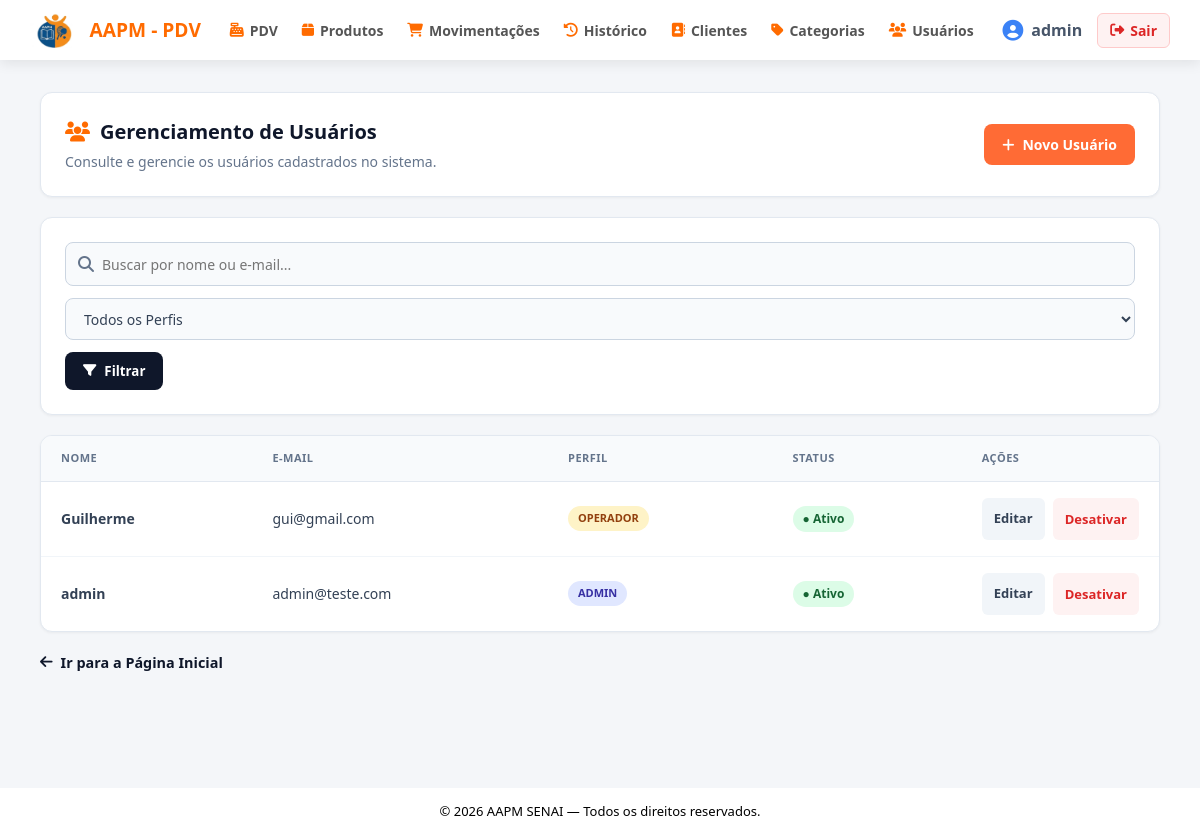
The app's page /usuarios/?pagina=2&por_pagina=2&busca=&role= (signed in), older data.
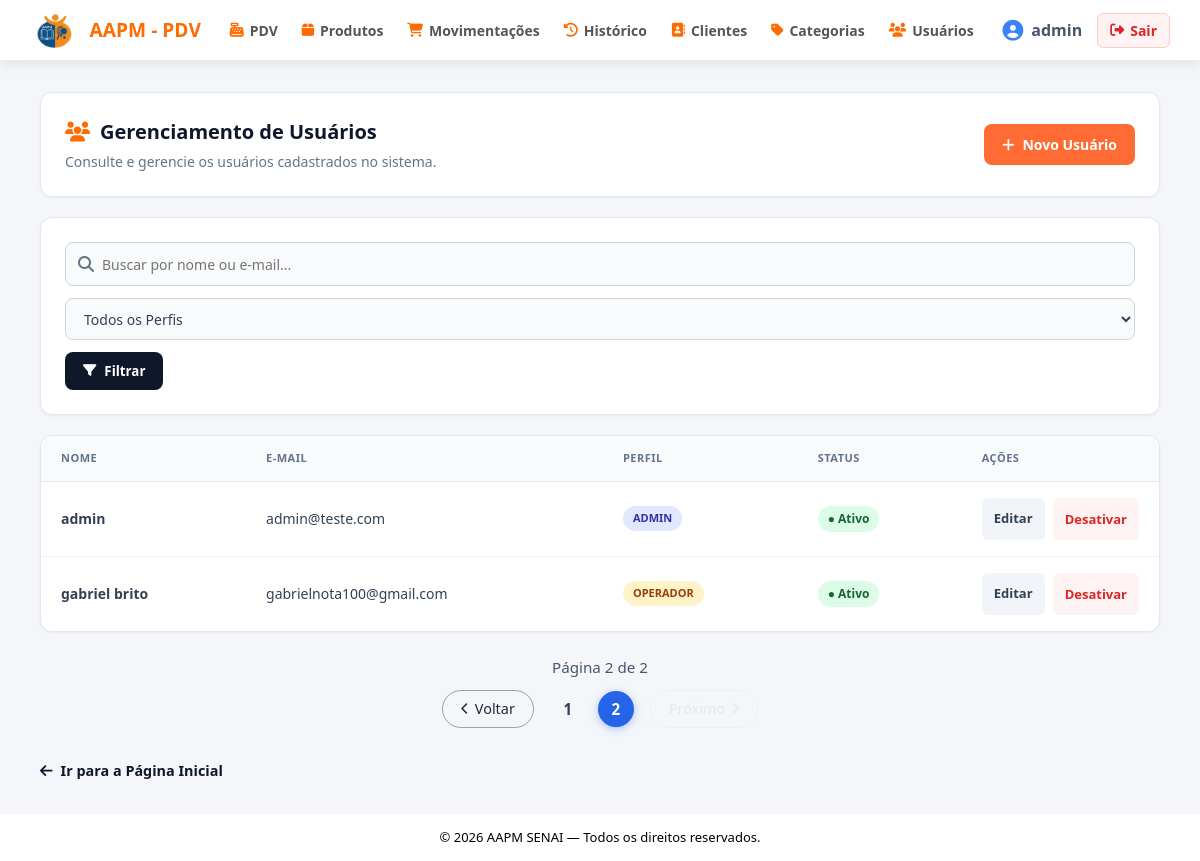
The same page, newer data.
### app/models/usuarios.py (models this page shows)
class Usuario(Base):
    __tablename__ = "usuarios"
    id = Column(Integer, primary_key=True, autoincrement=True)
    nome = Column(String(100), nullable=False)
    email = Column(String(150), unique=True, nullable=False)
    senha_hash = Column(String(255), nullable=False)
    role = Column(String(20), nullable=False, default="operador")
    ativo = Column(Boolean, default=True)
    criando_em = Column(DateTime, server_default=func.now())

### app/controllers/usuario_controller.py (the view)
@router.get("/")
def listar_usuarios(
    request: Request,
    busca: str = "",
    role: str = "",
    db: Session = Depends(get_db),
    admin = Depends(get_admin),  # bloqueia quem não é admin
    pagina: int = 1,
    por_pagina: int = 2,
):
    query_usuarios = db.query(Usuario)
    if busca.strip():
        termo = f"%{busca.strip()}%"
        query_usuarios = query_usuarios.filter(
            (Usuario.nome.ilike(termo)) | (Usuario.email.ilike(termo))
        )
    if role in ("admin", "operador"):
        query_usuarios = query_usuarios.filter(Usuario.role == role)
    query_usuarios = query_usuarios.order_by(Usuario.nome)
    total_usuarios = query_usuarios.count()
    pagina = max(pagina, 1)
    por_pagina = max(por_pagina, 1)
    total_paginas = math.ceil(total_usuarios / por_pagina) if total_usuarios else 1
    if pagina > total_paginas:
        pagina = total_paginas
    offset = (pagina - 1) * por_pagina
    usuarios = query_usuarios.offset(offset).limit(por_pagina).all()
    intervalo_paginas = gerar_intervalo_paginas(pagina, total_paginas)
    return templates.TemplateResponse(
        request,
        "usuarios/index.html",
        {
            "request":           request,
            "usuario":           admin,            # dados de quem está logado (para navbar)
            "usuarios":          usuarios,         # lista paginada para exibir na tabela
            "busca":             busca,
            "role":              role,
            "pagina":            pagina,
            "por_pagina":        por_pagina,
            "total_paginas":     total_paginas,
            "total_usuarios":    total_usuarios,
            "intervalo_paginas": intervalo_paginas
        }
    )

### app/templates/usuarios/index.html (shortened to what the changed rows need)
{% extends "base.html" %}
{% block content %}
<link rel="stylesheet" href="{{ url_for('static', path='CSS_produtos/index.css') }}">
<div class="page-container">
    <section class="page-card header-card">
        <div class="title-group">
            <h2><i class="fa-solid fa-users"></i> Gerenciamento de Usuários</h2>
        </div>
    </section>
    <div class="card-table">
        {% if usuarios %}
        <table class="data-table">
            <thead>
                <tr>
                    <th>Nome</th>
                    <th>E-mail</th>
                    <th>Perfil</th>
                    <th>Status</th>
                    <th style="width: 180px;">Ações</th>
                </tr>
            </thead>
            <tbody>
                {% for u in usuarios %}
                <tr>
                    <td style="font-weight: 600;">{{ u.nome }}</td>
                    <td>{{ u.email }}</td>
                    <td>
                        <span
                            class="badge-role {% if u.role == 'admin' %}badge-admin{% else %}badge-operador{% endif %}">
                            {{ u.role }}
                        </span>
                    </td>
                    <td>
                        <span class="badge-status {% if u.ativo %}status-ativo{% else %}status-inativo{% endif %}">
                            {% if u.ativo %}● Ativo{% else %}○ Inativo{% endif %}
                        </span>
                    </td>
                    <td>
                        <div class="actions-cell">
                            <a href="/usuarios/{{ u.id }}/editar" class="btn-action btn-edit">Editar</a>
                            <form id="form-usuario-{{ u.id }}" action="/usuarios/{{ u.id }}/toggle-ativo" method="post" style="display: inline;">
                                {% if u.ativo %}
                                <button type="button" class="btn-action btn-toggle-off" title="Desativar usuário"
                                    onclick="abrirModalUsuario('form-usuario-{{ u.id }}', '{{ u.nome }}', 'desativar')">Desativar</button>
                                {% else %}
                                <button type="button" class="btn-action btn-toggle-on" title="Ativar usuário"
                                    onclick="abrirModalUsuario('form-usuario-{{ u.id }}', '{{ u.nome }}', 'ativar')">Ativar</button>
                                {% endif %}
                            </form>
                        </div>
                    </td>
                </tr>
                {% endfor %}
            </tbody>
        </table>
        {% else %}
        <div class="empty-state">
            <p>Nenhum usuário encontrado.</p>
        </div>
        {% endif %}
    </div>
    {% if total_paginas and total_paginas > 1 %}
    <div class="pagination-wrapper">
        <div class="pagination-subtitle">
            Página {{ pagina }} de {{ total_paginas }}
        </div>
        <div class="pagination-container">
            {% if pagina > 1 %}
            <a href="/usuarios/?pagina={{ pagina - 1 }}&por_pagina={{ por_pagina }}&busca={{ busca or '' }}&role={{ role or '' }}" class="btn-page-pill">
                <i class="fa-solid fa-chevron-left icon-sm"></i> Voltar
            </a>
            {% else %}
            <span class="btn-page-pill disabled">
                <i class="fa-solid fa-chevron-left icon-sm"></i> Voltar
            </span>
            {% endif %}
            <div class="pagination-numbers">
                {% for item in intervalo_paginas %}
                {% if item == "..." %}
                <span class="page-dots">...</span>
                {% elif item == pagina %}
                <span class="page-num active">{{ item }}</span>
                {% else %}
                <a href="/usuarios/?pagina={{ item }}&por_pagina={{ por_pagina }}&busca={{ busca or '' }}&role={{ role or '' }}" class="page-num">{{ item }}</a>
                {% endif %}
                {% endfor %}
            </div>
            {% if pagina < total_paginas %}
            <a href="/usuarios/?pagina={{ pagina + 1 }}&por_pagina={{ por_pagina }}&busca={{ busca or '' }}&role={{ role or '' }}" class="btn-page-pill">
                Próximo <i class="fa-solid fa-chevron-right icon-sm"></i>
            </a>
            {% else %}
            <span class="btn-page-pill disabled">
                Próximo <i class="fa-solid fa-chevron-right icon-sm"></i>
            </span>
            {% endif %}
        </div>
    </div>
    {% endif %}
</div>
{% endblock %}

Row changes from the older to the newer data that the page shows:
no longer on this page (row edited): Usuario: nome "Guilherme", email "gui@gmail.com", role "OPERADOR", ativo "● Ativo"
added Usuario: nome "gabriel brito", email "gabrielnota100@gmail.com", role "OPERADOR", ativo "● Ativo"
Text that changed along with them:
{{ pagina }}: (not shown) → "2"
{{ total_paginas }}: (not shown) → "2"
text now shown: "Página de Voltar"
new list line: "1"
new list line: "2"
